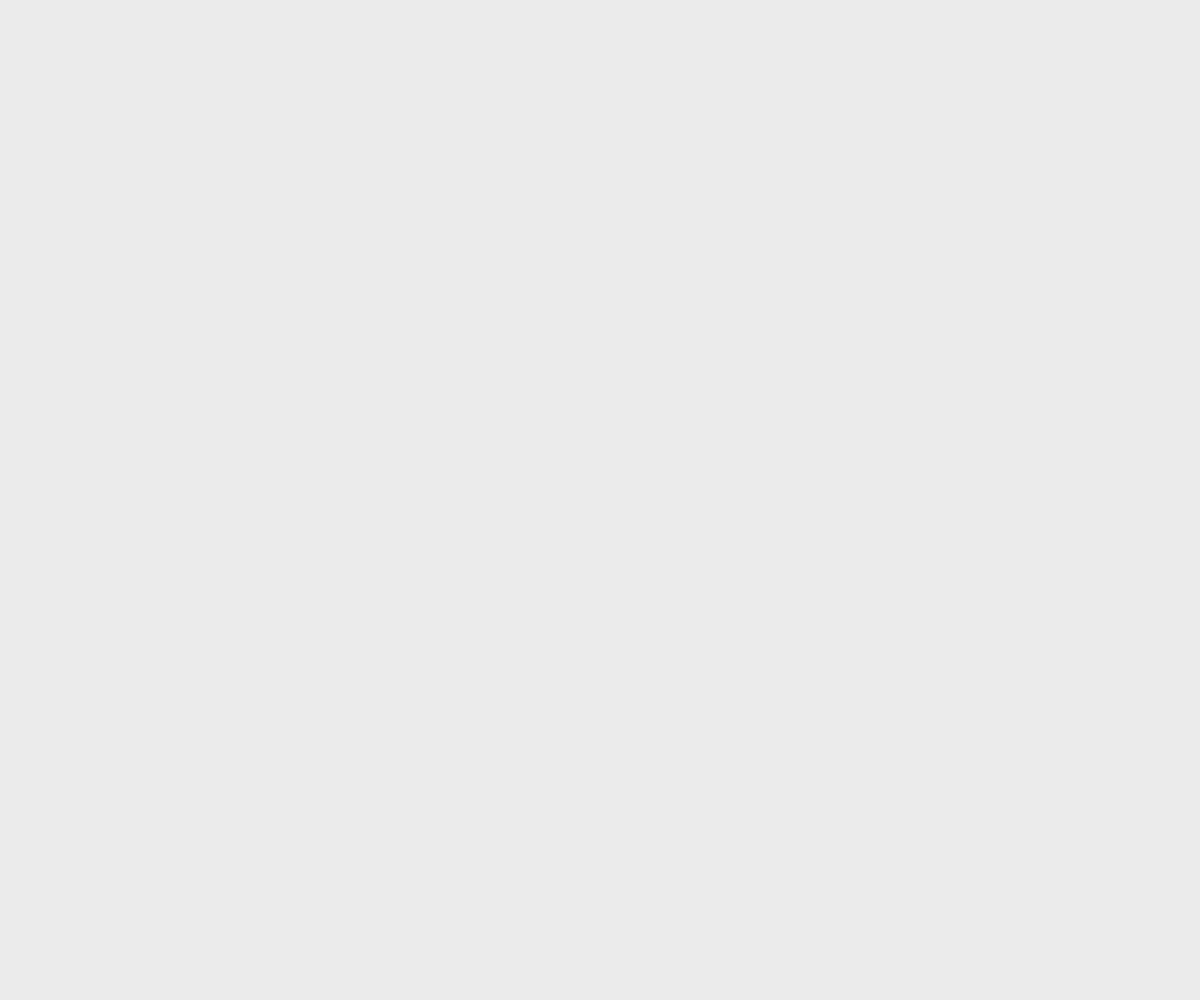
Frame 1 (no input)
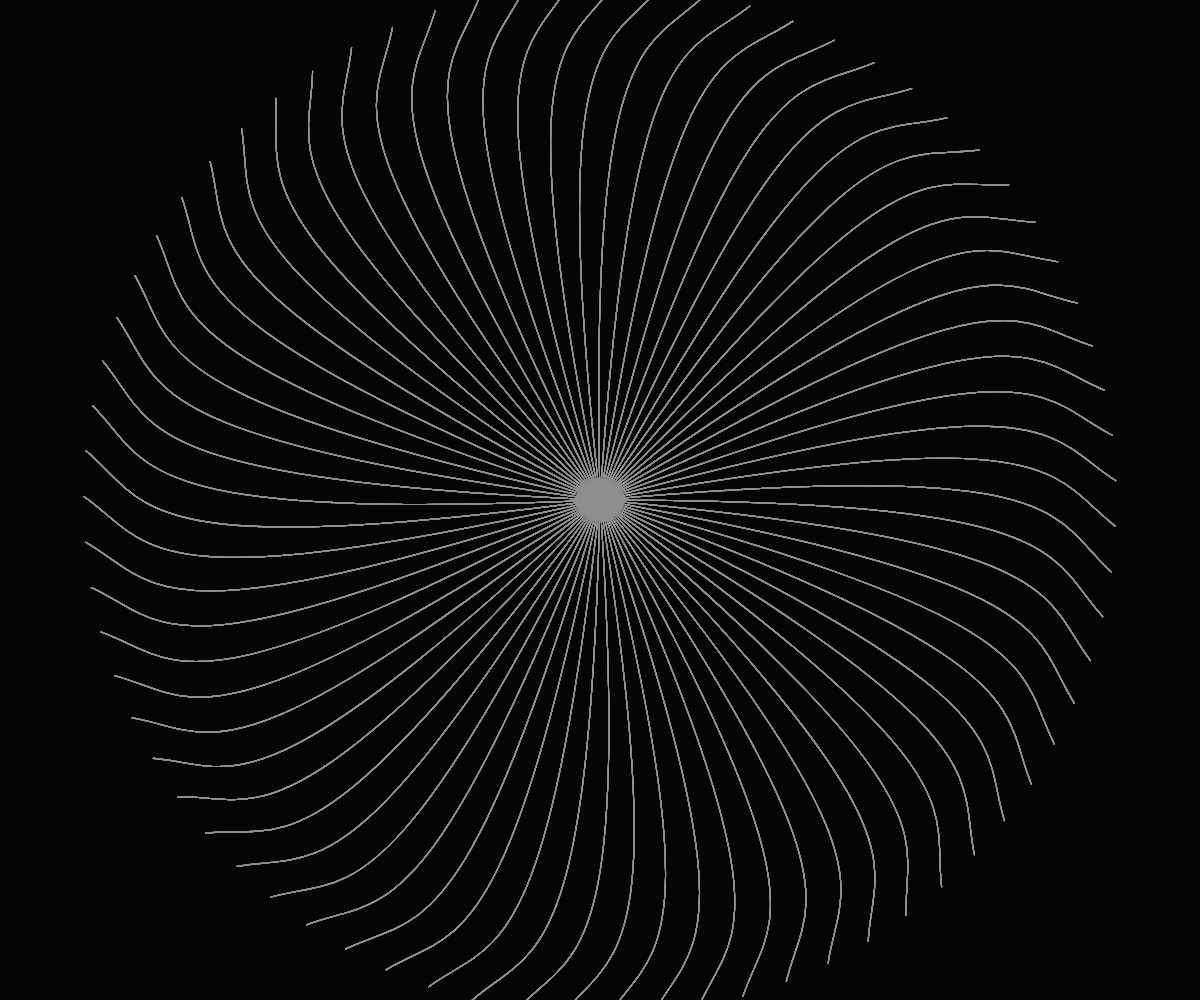
Frame 60 (no input)
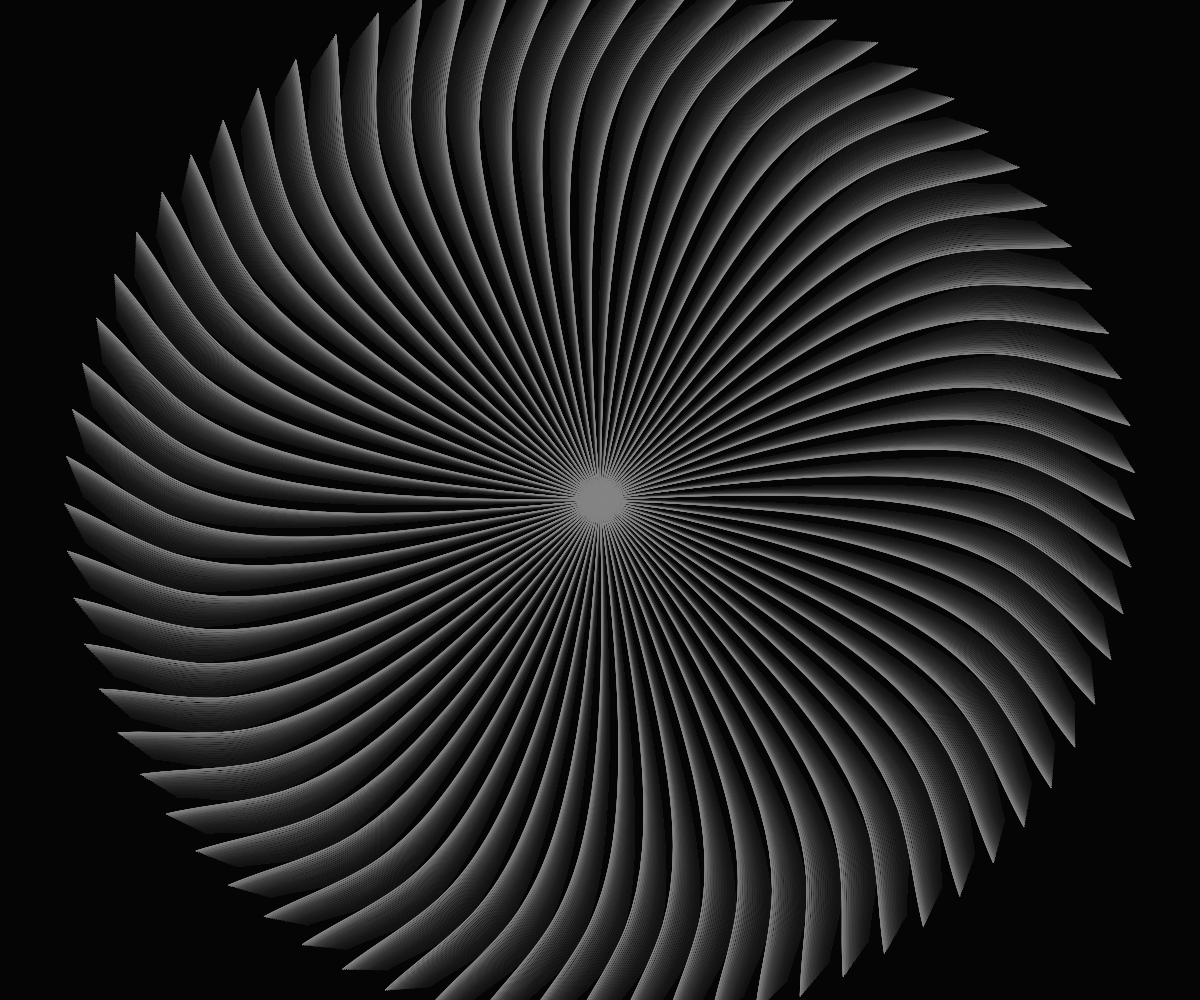
Frame 120 (the mouse pressed at the canvas centre since frame 60)

The p5.js sketch that drew these frames (run headless with seeded random() and noise() and a simulated clock; from frame 60 on, the mouse is pressed at the canvas centre):

// p5.js sketch
// ── sketch.js







let dim;
let col = 50;
let xoff = 0;
let currentPoints = [];
let targetPoints = [];
let interpolationFactor = 0; // Tracks the progress of the morph



function setup() {
  createCanvas(windowWidth, windowHeight);
  dim = width / 2;
  noStroke();
  ellipseMode(RADIUS);
  initializePoints();
  frameRate(30); // Smooth and meditative
  
}

function draw() {
  background(0,0,0,20);
  drawSymmetry();
  // let t = random(0,5)
  let t = 10
  let r = 255 * noise(t + 5);
  let g = 255 * noise(t + 10);
  let b = 255 * noise(t + 20);
  c = color(r,g,b)
  stroke(col)

  // Gradually morph to the target points
  interpolationFactor += 0.01; // Adjust speed of transition
  if (interpolationFactor >= 1) {
    interpolationFactor = 0;
    currentPoints = [...targetPoints];
    initializePoints(); // Generate new target points
  }
   for (let x = 0; x <= width; x += dim){
  drawGradient(width/2,height/2)
  
}
}

function initializePoints() {
  targetPoints = [
    { x: random(50, windowWidth * 0.5), y: random(50, windowWidth * 0.5) },
    { x: random(100, windowHeight * 0.5), y: random(50, windowHeight * 0.5) },
    { x: random(150, windowHeight * 0.5), y: random(150, windowWidth *0.5)}
  ];
  if (currentPoints.length === 0) {
    currentPoints = [...targetPoints];
  }
}

function drawSymmetry() {
  
  push();
  // fill(255,255,255)
  noFill()
  translate(width / 2, height / 2);
  let symmetry = 12;
  let angle = 360 / symmetry;
  // stroke(200,50,67);
  strokeWeight(1);

  let x1 = 0;
  let y1 = 0;

  // Interpolate control points
  let x2 = lerp(currentPoints[0].x, targetPoints[0].x, interpolationFactor);
  let y2 = lerp(currentPoints[0].y, targetPoints[0].y, interpolationFactor);
  let x3 = lerp(currentPoints[1].x, targetPoints[1].x, interpolationFactor);
  let y3 = lerp(currentPoints[1].y, targetPoints[1].y, interpolationFactor);
  let x4 = lerp(currentPoints[2].x, targetPoints[2].x, interpolationFactor);
  let y4 = lerp(currentPoints[2].y, targetPoints[2].y, interpolationFactor);

  for (let radius = 100; radius < width/2; radius += 20) {
    for (let i = 0; i < symmetry; i++) {
      bezier(x1, y1, x2, y2, x3, y3, x4, y4);
      rotate(angle);
    }
  }
  pop();
}

function drawGradient(){
  let radius = dim /2
  let h = noise(xoff) * 360
  col = map(noise(xoff),0,1,0,270)
  for (let r = radius; r > 0; r--){
    h = (h+1) % 360
    xoff+= 0.01
  return col
  }
  
  
}


function windowResized() {
    resizeCanvas(windowWidth, windowHeight)
}


function mousePressed() {
  fullscreen(true)
  
}
